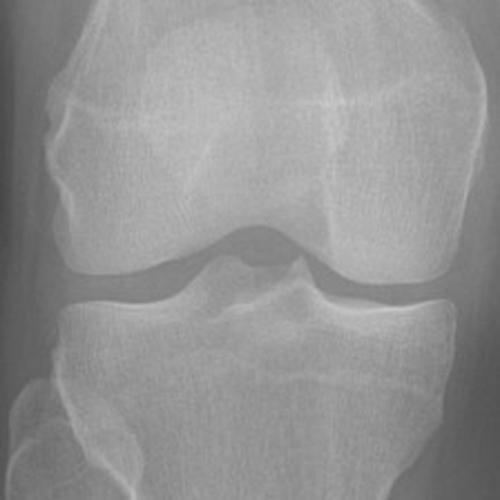
#> input picture resized_image1.jpg, 500 x 500 px
$ python correlation.py
#> lines starting #> are read from the running program, lines starting #| are printed output that depends on the picture; after the words box and inside, x2 and y2 are one past the last pixel; in counts of white or black regions, pixels touching at a corner belong together

"""
Ciência da Computação - Unidade Praça da Liberdade

Integrantes:

Isabela Regina Aguilar 706002
Lucas Milard de Souza Freitas 704593
Rossana de Oliveira Souza  705085

"""


import cv2 as cv

img = cv.imread('resized_image1.jpg', 0)  # Imagem em tons de cinza (cv2.IMREAD_GRAYSCALE)
#> img is the input picture: shape (500, 500); min 69, max 203, mean 148
img2 = cv.imread('resized_image1.jpg') # Imagem Colorida
template = cv.imread('mousecrop.jpg', 0)
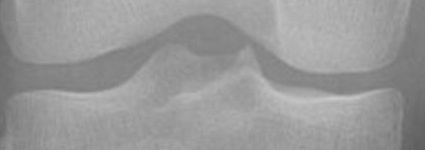
#> input picture mousecrop.jpg, 425 x 150 px
#> template is the input picture: shape (150, 425); min 92, max 202, mean 152.4
w, h = template.shape[::-1]
#> w = 425; h = 150

# faz a correlação cruzada
res = cv.matchTemplate(img, template, eval('cv.TM_CCOEFF_NORMED') )
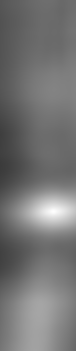
#> res: shape (351, 76) float32; min 0.233, max 0.999, mean 0.458

# extrai algumas variáveis e coordenadas para montar o retângulo da área de detecção
min_val, max_val, min_loc, max_loc = cv.minMaxLoc(res)
#> min_val = 0.233; max_val = 0.999; min_loc = (0, 165); max_loc = (53, 211)
top_left = max_loc
#> top_left = (53, 211)
bottom_right = (top_left[0] + w, top_left[1] + h)
#> bottom_right = (478, 361)

# constrói o retângulo na primeira imagem lida
cv.rectangle(img2,top_left, bottom_right, (0, 0, 255), 2)
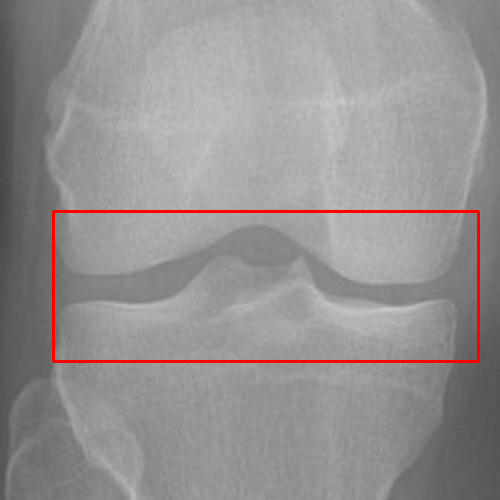
#> img2: shape (500, 500, 3); 1.38% of pixels changed, all inside (x1, y1, x2, y2) = (52, 210, 480, 363)

# Exibe a imagem já sinalizada no local com melhor correspondência com o corte de imagem recebido
cv.imshow("Image", img2)
cv.waitKey(0)
